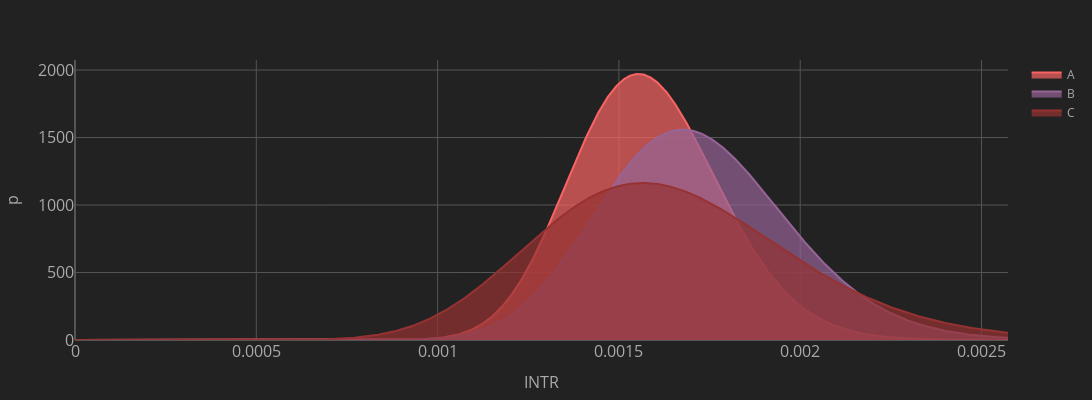
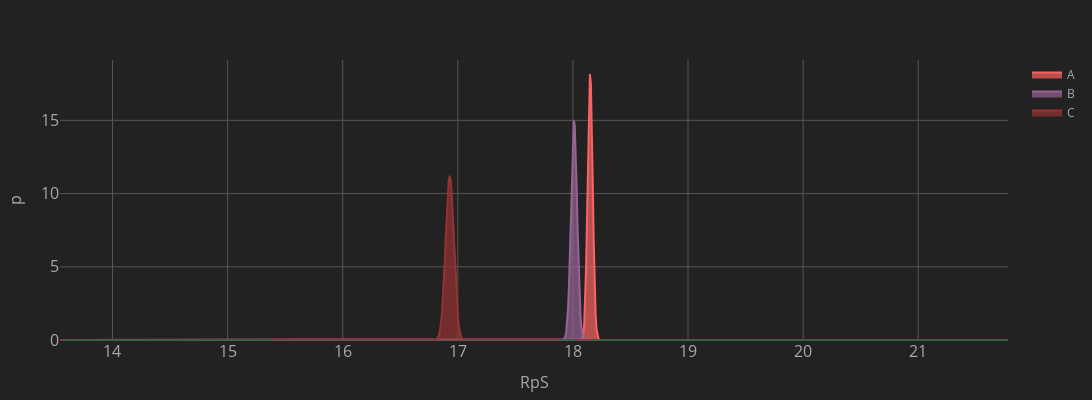

The notebook cell these images were saved under, in order:
### Markdown cell above
## PDF plots

### Code cell
# These plots show the probability denisty function for each of the variables
# Note the overlap (or lack or overlap) between each of the distributions
# This is why we do or do not have 100% Bayesian probability that 1 variant is best
# We will see 100% probability if there is no overlap with the top variant, otherwise we will see less than 100%

x1 = np.linspace(0, max(INTR_list)*1.5, 1001)
p_data = []
for i in range(len(variant_names)):
    p_data.append(plot.plot(x=x1, y=beta.pdf(x1, ints_list[i], IMPR_list[i]-ints_list[i]), color=i, opacity=0.7, name=variant_names[i], showlegend=True))
layout = plot.layout(title=f'', x_label='INTR', y_label='p', theme='dark', width=1200, height=400)
fig = go.Figure(data=p_data, layout=layout).show()

x2 = np.linspace(min(rps_list)*0.8, max(rps_list)*1.2, 1001)
p_data = []
for i in range(len(variant_names)):
    p_data.append(plot.plot(x=x2, y=gamma.pdf(x2, a=rps_list[i]*IMPR_list[i], scale=1/IMPR_list[i]), color=i, opacity=0.7, name=variant_names[i], showlegend=True))
layout = plot.layout(title=f'', x_label='RpS', y_label='p', theme='dark', width=1200, height=400)
fig = go.Figure(data=p_data, layout=layout).show()

### Figure 1 — Plotly figure (JSON) as saved in the notebook; plotly's stock layout.template omitted (floating-point values rounded to 4 significant figures; data arrays with more than 128 entries replaced by an {"elided": "..."} marker saying what was removed)
{"data": [{"fill": "tozeroy", "fillcolor": "rgba(250, 100, 100, 0.7)", "marker": {"color": "rgba(250, 100, 100, 1.0)", "line": {"color": "rgba(250, 100, 100, 0.7)", "width": 1}, "opacity": 0.7, "size": 10, "symbol": "circle"}, "name": "A", "showlegend": true, "type": "scatter", "x": {"elided": "1001 float values"}, "y": {"elided": "1001 float values"}}, {"fill": "tozeroy", "fillcolor": "rgba(150, 100, 150, 0.7)", "marker": {"color": "rgba(150, 100, 150, 1.0)", "line": {"color": "rgba(150, 100, 150, 0.7)", "width": 1}, "opacity": 0.7, "size": 10, "symbol": "circle"}, "name": "B", "showlegend": true, "type": "scatter", "x": {"elided": "1001 float values"}, "y": {"elided": "1001 float values"}}, {"fill": "tozeroy", "fillcolor": "rgba(150, 50, 50, 0.7)", "marker": {"color": "rgba(150, 50, 50, 1.0)", "line": {"color": "rgba(150, 50, 50, 0.7)", "width": 1}, "opacity": 0.7, "size": 10, "symbol": "circle"}, "name": "C", "showlegend": true, "type": "scatter", "x": {"elided": "1001 float values"}, "y": {"elided": "1001 float values"}}], "layout": {"autosize": true, "height": 400, "legend": {"font": {"color": "#AAAAAA"}}, "margin": {"b": 60, "l": 60, "pad": 0, "r": 60, "t": 60}, "paper_bgcolor": "#222222", "plot_bgcolor": "#222222", "scene": {"camera": {"center": {"x": 0, "y": 0, "z": 0}, "eye": {"x": 0.7, "y": 0.7, "z": 0.7}, "up": {"x": 0, "y": 0, "z": 1}}, "xaxis": {"showbackground": false, "showgrid": false, "showline": false, "showticklabels": false, "title": {"text": ""}, "zeroline": true}, "yaxis": {"showbackground": false, "showgrid": false, "showline": false, "showticklabels": false, "title": {"text": ""}, "zeroline": true}, "zaxis": {"showbackground": false, "showgrid": false, "showline": false, "showticklabels": false, "title": {"text": ""}, "zeroline": true}}, "title": {"font": {"color": "#AAAAAA", "size": 16}, "text": ""}, "width": 1200, "xaxis": {"color": "#AAAAAA", "gridcolor": "#555555", "tickfont": {"size": 16}, "title": {"font": {"color": "#AAAAAA", "size": 16}, "text": "INTR"}, "zerolinecolor": "#555555"}, "yaxis": {"color": "#AAAAAA", "gridcolor": "#555555", "tickfont": {"size": 16}, "title": {"font": {"color": "#AAAAAA", "size": 16}, "text": "p"}, "zerolinecolor": "#555555"}}}

### Figure 2 — Plotly figure (JSON) as saved in the notebook; plotly's stock layout.template omitted (floating-point values rounded to 4 significant figures; data arrays with more than 128 entries replaced by an {"elided": "..."} marker saying what was removed)
{"data": [{"fill": "tozeroy", "fillcolor": "rgba(250, 100, 100, 0.7)", "marker": {"color": "rgba(250, 100, 100, 1.0)", "line": {"color": "rgba(250, 100, 100, 0.7)", "width": 1}, "opacity": 0.7, "size": 10, "symbol": "circle"}, "name": "A", "showlegend": true, "type": "scatter", "x": {"elided": "1001 float values"}, "y": {"elided": "1001 float values"}}, {"fill": "tozeroy", "fillcolor": "rgba(150, 100, 150, 0.7)", "marker": {"color": "rgba(150, 100, 150, 1.0)", "line": {"color": "rgba(150, 100, 150, 0.7)", "width": 1}, "opacity": 0.7, "size": 10, "symbol": "circle"}, "name": "B", "showlegend": true, "type": "scatter", "x": {"elided": "1001 float values"}, "y": {"elided": "1001 float values"}}, {"fill": "tozeroy", "fillcolor": "rgba(150, 50, 50, 0.7)", "marker": {"color": "rgba(150, 50, 50, 1.0)", "line": {"color": "rgba(150, 50, 50, 0.7)", "width": 1}, "opacity": 0.7, "size": 10, "symbol": "circle"}, "name": "C", "showlegend": true, "type": "scatter", "x": {"elided": "1001 float values"}, "y": {"elided": "1001 float values"}}], "layout": {"autosize": true, "height": 400, "legend": {"font": {"color": "#AAAAAA"}}, "margin": {"b": 60, "l": 60, "pad": 0, "r": 60, "t": 60}, "paper_bgcolor": "#222222", "plot_bgcolor": "#222222", "scene": {"camera": {"center": {"x": 0, "y": 0, "z": 0}, "eye": {"x": 0.7, "y": 0.7, "z": 0.7}, "up": {"x": 0, "y": 0, "z": 1}}, "xaxis": {"showbackground": false, "showgrid": false, "showline": false, "showticklabels": false, "title": {"text": ""}, "zeroline": true}, "yaxis": {"showbackground": false, "showgrid": false, "showline": false, "showticklabels": false, "title": {"text": ""}, "zeroline": true}, "zaxis": {"showbackground": false, "showgrid": false, "showline": false, "showticklabels": false, "title": {"text": ""}, "zeroline": true}}, "title": {"font": {"color": "#AAAAAA", "size": 16}, "text": ""}, "width": 1200, "xaxis": {"color": "#AAAAAA", "gridcolor": "#555555", "tickfont": {"size": 16}, "title": {"font": {"color": "#AAAAAA", "size": 16}, "text": "RpS"}, "zerolinecolor": "#555555"}, "yaxis": {"color": "#AAAAAA", "gridcolor": "#555555", "tickfont": {"size": 16}, "title": {"font": {"color": "#AAAAAA", "size": 16}, "text": "p"}, "zerolinecolor": "#555555"}}}
